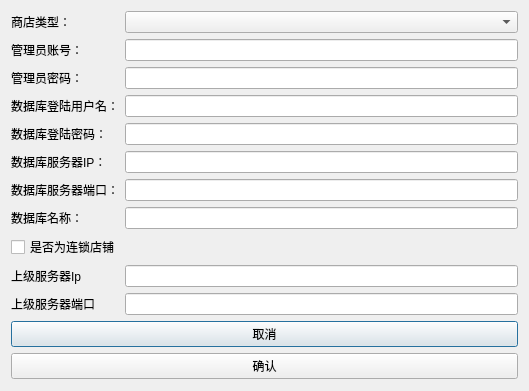
<?xml version="1.0" encoding="UTF-8"?>
<ui version="4.0">
 <class>SystemConfigSettingDialog</class>
 <widget class="QDialog" name="SystemConfigSettingDialog">
  <property name="geometry">
   <rect>
    <x>0</x>
    <y>0</y>
    <width>529</width>
    <height>391</height>
   </rect>
  </property>
  <property name="windowTitle">
   <string>系统配置</string>
  </property>
  <layout class="QFormLayout" name="formLayout">
   <item row="0" column="0">
    <widget class="QLabel" name="label_2">
     <property name="text">
      <string>商店类型：</string>
     </property>
    </widget>
   </item>
   <item row="0" column="1">
    <widget class="QComboBox" name="comboBox_shop_type"/>
   </item>
   <item row="1" column="0">
    <widget class="QLabel" name="label_1">
     <property name="text">
      <string>管理员账号：</string>
     </property>
    </widget>
   </item>
   <item row="1" column="1">
    <widget class="QLineEdit" name="lineEdit_admin_account"/>
   </item>
   <item row="2" column="0">
    <widget class="QLabel" name="label_3">
     <property name="text">
      <string>管理员密码：</string>
     </property>
    </widget>
   </item>
   <item row="2" column="1">
    <widget class="QLineEdit" name="lineEdit_admin_password"/>
   </item>
   <item row="3" column="0">
    <widget class="QLabel" name="label_4">
     <property name="text">
      <string>数据库登陆用户名：</string>
     </property>
    </widget>
   </item>
   <item row="3" column="1">
    <widget class="QLineEdit" name="lineEdit_db_account"/>
   </item>
   <item row="4" column="0">
    <widget class="QLabel" name="label_8">
     <property name="text">
      <string>数据库登陆密码：</string>
     </property>
    </widget>
   </item>
   <item row="4" column="1">
    <widget class="QLineEdit" name="lineEdit_db_password"/>
   </item>
   <item row="5" column="0">
    <widget class="QLabel" name="label_5">
     <property name="text">
      <string>数据库服务器IP：</string>
     </property>
    </widget>
   </item>
   <item row="5" column="1">
    <widget class="QLineEdit" name="lineEdit_db_ip"/>
   </item>
   <item row="6" column="0">
    <widget class="QLabel" name="label_6">
     <property name="text">
      <string>数据库服务器端口：</string>
     </property>
    </widget>
   </item>
   <item row="6" column="1">
    <widget class="QLineEdit" name="lineEdit_db_port"/>
   </item>
   <item row="7" column="0">
    <widget class="QLabel" name="label_7">
     <property name="text">
      <string>数据库名称：</string>
     </property>
    </widget>
   </item>
   <item row="7" column="1">
    <widget class="QLineEdit" name="lineEdit_db_name"/>
   </item>
   <item row="8" column="0" colspan="2">
    <widget class="QCheckBox" name="checkBox_is_have_parent">
     <property name="text">
      <string>是否为连锁店铺</string>
     </property>
    </widget>
   </item>
   <item row="9" column="0">
    <widget class="QLabel" name="label_15">
     <property name="text">
      <string>上级服务器Ip</string>
     </property>
    </widget>
   </item>
   <item row="9" column="1">
    <widget class="QLineEdit" name="lineEdit_parent_ip"/>
   </item>
   <item row="10" column="0">
    <widget class="QLabel" name="label_9">
     <property name="text">
      <string>上级服务器端口</string>
     </property>
    </widget>
   </item>
   <item row="10" column="1">
    <widget class="QLineEdit" name="lineEdit_parent_port"/>
   </item>
   <item row="11" column="0" colspan="2">
    <widget class="QPushButton" name="pushButton_no">
     <property name="text">
      <string>取消</string>
     </property>
    </widget>
   </item>
   <item row="12" column="0" colspan="2">
    <widget class="QPushButton" name="pushButton_yes">
     <property name="text">
      <string>确认</string>
     </property>
    </widget>
   </item>
  </layout>
 </widget>
 <resources/>
 <connections/>
</ui>
